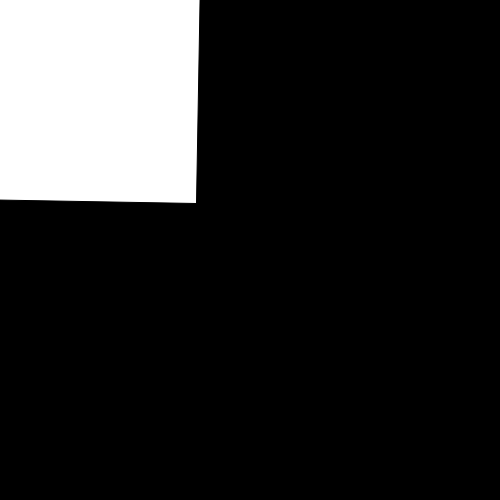
Frame 1 (no input)
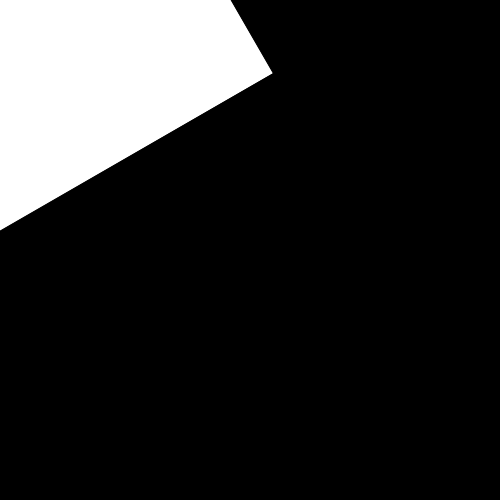
Frame 60 (the mouse pressed at the canvas centre just before this capture)
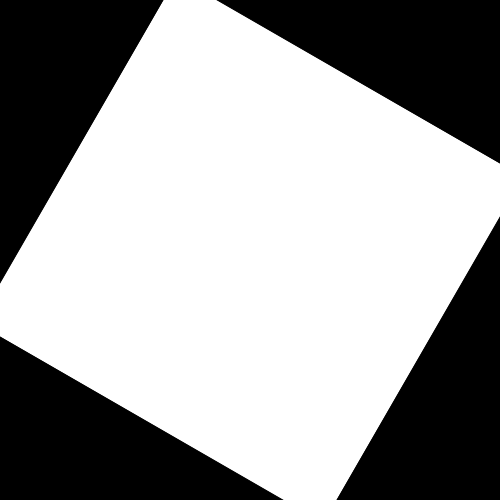
Frame 120 (the mouse held since frame 60 and released just before this capture)

The Processing sketch that drew these frames (run headless with seeded random() and noise(); from frame 60 on, the mouse is pressed at the canvas centre):

// Processing sketch: week06_3_processing_rotate_translate_rotate_rect
// ── week06_3_processing_rotate_translate_rotate_rect.pde
// week06_3_processing_rotate_translate_rotate_rect
// 想要做一個會旋轉的迷宮

void setup() {
  size(500, 500);
}

void draw() {
  background(0); // 黑色背景

  // translate(250, 250); // 往右移、往下移（暫時註解掉，要做實驗）
  translate(mouseX, mouseY); // 暫時改用 mouse 當移動量
  println(mouseX, mouseY); // 暫時在小黑印出 mouse 座標
  rotate(radians(frameCount)); // 持續轉動
  rect(-200, -200, 400, 400); // 座標奇怪的四邊形
}
